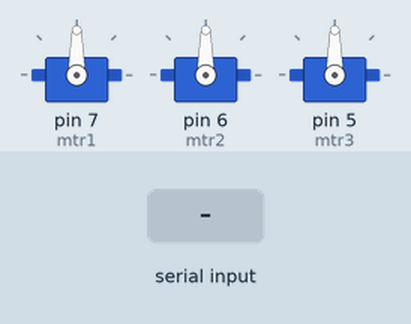
Simulated run of this sketch. Board: Arduino Uno, built with avr-gcc and run on an emulated ATmega328P. Parts: 3 × servo. The test bench sets the inputs (shaded band).

Above: at 1.2 s.
1.3 s: "1" received over the second serial link
At 1.8 s:
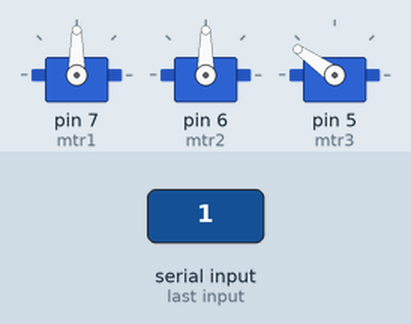
2.8 s: "3" received over the second serial link
At 4.0 s:
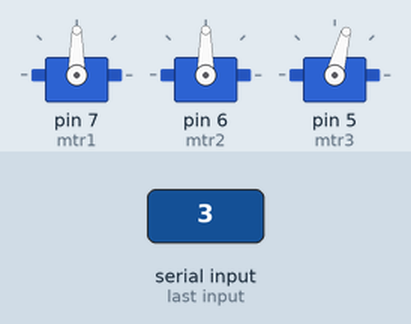
4.3 s: "2" received over the second serial link
At 5.3 s:
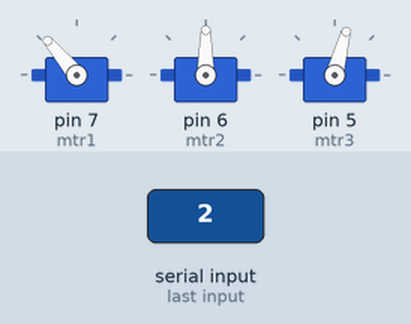
5.8 s: "4" received over the second serial link
At 6.4 s:
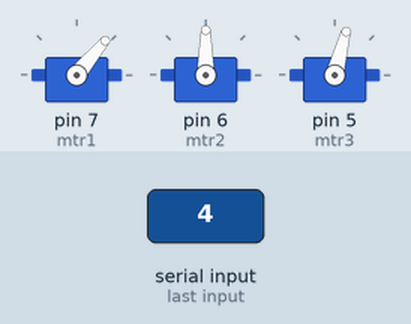
7.3 s: "k" received over the second serial link
At 7.6 s:
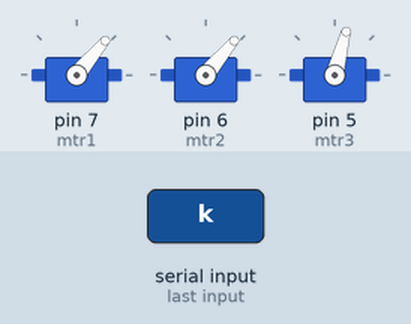
8.8 s: "x" received over the second serial link
At 9.9 s:
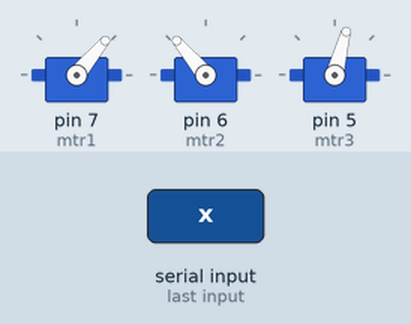
Timing chart, 0 to 11.3 s (numbered marks = the images above; inputs shaded):
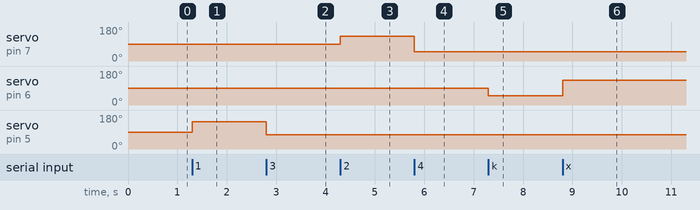

Measured:
- after the input at 1.3 s, servo on pin 5 (mtr3): 90° → 145° at once
- after the input at 2.8 s, servo on pin 5 (mtr3): 145° → 75° at once
- after the input at 4.3 s, servo on pin 7 (mtr1): 90° → 130° at once
- after the input at 5.8 s, servo on pin 7 (mtr1): 130° → 50° at once
- after the input at 7.3 s, servo on pin 6 (mtr2): 90° → 50° at once
- after the input at 8.8 s, servo on pin 6 (mtr2): 50° → 130° at once

The sketch:

bt_servo_c.ino
```cpp
/*
buton basılıyken usb tak
kod yükle
rx tx çıkar kod yükle
tx 10

 */
#include <SoftwareSerial.h>
#include <Servo.h>

SoftwareSerial btt(10,11); // RX, TX

Servo mtr1; // ön
Servo mtr2; // arka
Servo mtr3; // gövde

void setup()
{
mtr1.attach(7);
mtr2.attach(6);
mtr3.attach(5);
  // set the data rate for the SoftwareSerial port
  btt.begin(9600);
}

void loop()
{
if (btt.available()>0)
   {
int btx = btt.read();

   if(btx == '1' )
      {
       mtr3.write(145);
       delay(15);
       }
    else if (btx == '3')
             {
              mtr3.write(75);
              delay(15);
              }
     else if (btx == '2')
              {
               mtr1.write(130);
               delay(15);
               }
      else if (btx == '4')
               {
                mtr1.write(50);
                delay(15);
                }
       else if (btx == 'k')
                {
                 mtr2.write(50);
                 delay(15);
                 }
        else if (btx == 'x')
                {
                 mtr2.write(130);
                 delay(15);
                 }
         else if (btx == 'u')
                 {
                  mtr3.write(110);
                  delay(15);
                 }
         else if (btx == 'o')
                 {
                  mtr1.write(90);
                  mtr2.write(90);
                  delay(15);
                 }
   }
}
```
